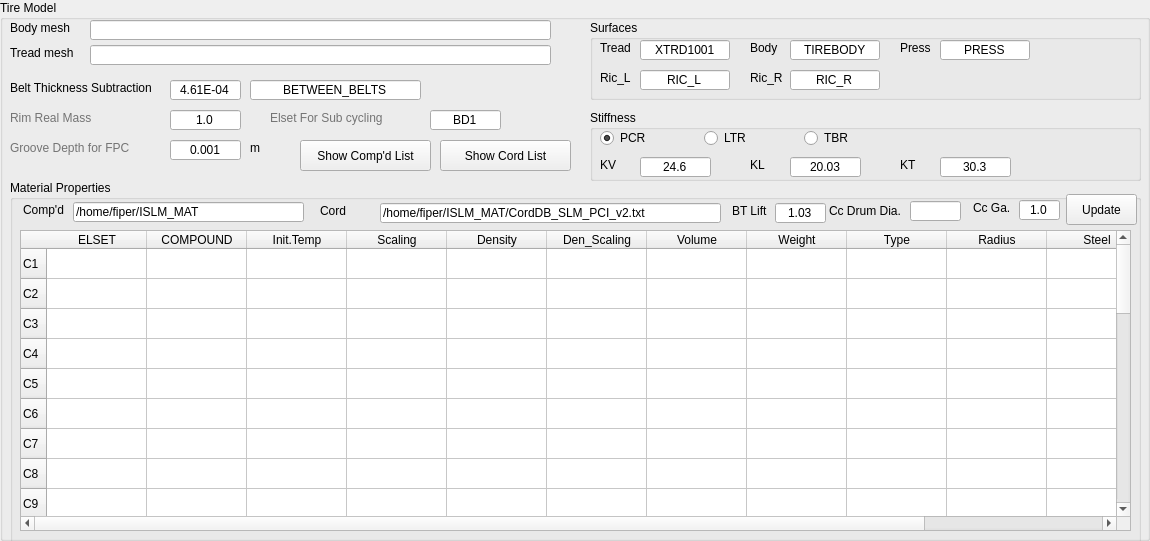
    <widget class="QGroupBox" name="groupBox_5">
     <property name="minimumSize">
      <size>
       <width>1150</width>
       <height>400</height>
      </size>
     </property>
     <property name="maximumSize">
      <size>
       <width>1150</width>
       <height>541</height>
      </size>
     </property>
     <property name="title">
      <string>Tire Model</string>
     </property>
     <widget class="QLineEdit" name="Edit_axiFile">
      <property name="geometry">
       <rect>
        <x>90</x>
        <y>20</y>
        <width>461</width>
        <height>20</height>
       </rect>
      </property>
     </widget>
     <widget class="QLabel" name="label_51">
      <property name="geometry">
       <rect>
        <x>10</x>
        <y>20</y>
        <width>81</width>
        <height>16</height>
       </rect>
      </property>
      <property name="text">
       <string>Body mesh</string>
      </property>
     </widget>
     <widget class="QLineEdit" name="Edit_trdFile">
      <property name="geometry">
       <rect>
        <x>90</x>
        <y>45</y>
        <width>461</width>
        <height>20</height>
       </rect>
      </property>
     </widget>
     <widget class="QLabel" name="label_52">
      <property name="geometry">
       <rect>
        <x>10</x>
        <y>45</y>
        <width>81</width>
        <height>16</height>
       </rect>
      </property>
      <property name="text">
       <string>Tread mesh</string>
      </property>
     </widget>
     <widget class="QGroupBox" name="groupBox_6">
      <property name="geometry">
       <rect>
        <x>590</x>
        <y>20</y>
        <width>551</width>
        <height>80</height>
       </rect>
      </property>
      <property name="title">
       <string>Surfaces</string>
      </property>
      <widget class="QLineEdit" name="Edit_Surf_XTRD">
       <property name="geometry">
        <rect>
         <x>50</x>
         <y>20</y>
         <width>90</width>
         <height>20</height>
        </rect>
       </property>
       <property name="text">
        <string>XTRD1001</string>
       </property>
       <property name="alignment">
        <set>Qt::AlignCenter</set>
       </property>
      </widget>
      <widget class="QLabel" name="label_53">
       <property name="geometry">
        <rect>
         <x>10</x>
         <y>20</y>
         <width>51</width>
         <height>16</height>
        </rect>
       </property>
       <property name="text">
        <string>Tread</string>
       </property>
      </widget>
      <widget class="QLineEdit" name="Edit_Surf_TireBody">
       <property name="geometry">
        <rect>
         <x>200</x>
         <y>20</y>
         <width>90</width>
         <height>20</height>
        </rect>
       </property>
       <property name="text">
        <string>TIREBODY</string>
       </property>
       <property name="alignment">
        <set>Qt::AlignCenter</set>
       </property>
      </widget>
      <widget class="QLabel" name="label_54">
       <property name="geometry">
        <rect>
         <x>160</x>
         <y>20</y>
         <width>51</width>
         <height>16</height>
        </rect>
       </property>
       <property name="text">
        <string>Body</string>
       </property>
      </widget>
      <widget class="QLabel" name="label_55">
       <property name="geometry">
        <rect>
         <x>310</x>
         <y>20</y>
         <width>51</width>
         <height>16</height>
        </rect>
       </property>
       <property name="text">
        <string>Press</string>
       </property>
      </widget>
      <widget class="QLineEdit" name="Edit_Surf_Press">
       <property name="geometry">
        <rect>
         <x>350</x>
         <y>20</y>
         <width>90</width>
         <height>20</height>
        </rect>
       </property>
       <property name="text">
        <string>PRESS</string>
       </property>
       <property name="alignment">
        <set>Qt::AlignCenter</set>
       </property>
      </widget>
      <widget class="QLineEdit" name="Edit_Surf_RicL">
       <property name="geometry">
        <rect>
         <x>50</x>
         <y>50</y>
         <width>90</width>
         <height>20</height>
        </rect>
       </property>
       <property name="text">
        <string>RIC_L</string>
       </property>
       <property name="alignment">
        <set>Qt::AlignCenter</set>
       </property>
      </widget>
      <widget class="QLabel" name="label_56">
       <property name="geometry">
        <rect>
         <x>10</x>
         <y>50</y>
         <width>51</width>
         <height>16</height>
        </rect>
       </property>
       <property name="text">
        <string>Ric_L</string>
       </property>
      </widget>
      <widget class="QLineEdit" name="Edit_Surf_RicR">
       <property name="geometry">
        <rect>
         <x>200</x>
         <y>50</y>
         <width>90</width>
         <height>20</height>
        </rect>
       </property>
       <property name="text">
        <string>RIC_R</string>
       </property>
       <property name="alignment">
        <set>Qt::AlignCenter</set>
       </property>
      </widget>
      <widget class="QLabel" name="label_57">
       <property name="geometry">
        <rect>
         <x>160</x>
         <y>50</y>
         <width>51</width>
         <height>16</height>
        </rect>
       </property>
       <property name="text">
        <string>Ric_R</string>
       </property>
      </widget>
     </widget>
     <widget class="QGroupBox" name="groupBox_7">
      <property name="geometry">
       <rect>
        <x>590</x>
        <y>110</y>
        <width>551</width>
        <height>71</height>
       </rect>
      </property>
      <property name="title">
       <string>Stiffness</string>
      </property>
      <widget class="QLineEdit" name="Edit_stiffness_KV">
       <property name="geometry">
        <rect>
         <x>50</x>
         <y>47</y>
         <width>71</width>
         <height>20</height>
        </rect>
       </property>
       <property name="text">
        <string>24.6</string>
       </property>
       <property name="alignment">
        <set>Qt::AlignCenter</set>
       </property>
      </widget>
      <widget class="QLabel" name="label_58">
       <property name="geometry">
        <rect>
         <x>10</x>
         <y>47</y>
         <width>31</width>
         <height>16</height>
        </rect>
       </property>
       <property name="text">
        <string>KV</string>
       </property>
      </widget>
      <widget class="QLineEdit" name="Edit_stiffness_KL">
       <property name="geometry">
        <rect>
         <x>200</x>
         <y>47</y>
         <width>71</width>
         <height>20</height>
        </rect>
       </property>
       <property name="text">
        <string>20.03</string>
       </property>
       <property name="alignment">
        <set>Qt::AlignCenter</set>
       </property>
      </widget>
      <widget class="QLabel" name="label_59">
       <property name="geometry">
        <rect>
         <x>160</x>
         <y>47</y>
         <width>21</width>
         <height>16</height>
        </rect>
       </property>
       <property name="text">
        <string>KL</string>
       </property>
      </widget>
      <widget class="QLabel" name="label_60">
       <property name="geometry">
        <rect>
         <x>310</x>
         <y>47</y>
         <width>31</width>
         <height>16</height>
        </rect>
       </property>
       <property name="text">
        <string>KT</string>
       </property>
      </widget>
      <widget class="QLineEdit" name="Edit_stiffness_KT">
       <property name="geometry">
        <rect>
         <x>350</x>
         <y>47</y>
         <width>71</width>
         <height>20</height>
        </rect>
       </property>
       <property name="text">
        <string>30.3</string>
       </property>
       <property name="alignment">
        <set>Qt::AlignCenter</set>
       </property>
      </widget>
      <widget class="QRadioButton" name="radio_PCR">
       <property name="geometry">
        <rect>
         <x>10</x>
         <y>20</y>
         <width>90</width>
         <height>16</height>
        </rect>
       </property>
       <property name="text">
        <string>PCR</string>
       </property>
       <property name="checked">
        <bool>true</bool>
       </property>
      </widget>
      <widget class="QRadioButton" name="radio_LTR">
       <property name="geometry">
        <rect>
         <x>114</x>
         <y>20</y>
         <width>90</width>
         <height>16</height>
        </rect>
       </property>
       <property name="text">
        <string>LTR</string>
       </property>
      </widget>
      <widget class="QRadioButton" name="radio_TBR">
       <property name="geometry">
        <rect>
         <x>214</x>
         <y>20</y>
         <width>90</width>
         <height>16</height>
        </rect>
       </property>
       <property name="text">
        <string>TBR</string>
       </property>
      </widget>
     </widget>
     <widget class="QLabel" name="label_61">
      <property name="geometry">
       <rect>
        <x>10</x>
        <y>110</y>
        <width>121</width>
        <height>16</height>
       </rect>
      </property>
      <property name="text">
       <string>&lt;html&gt;&lt;head/&gt;&lt;body&gt;&lt;p&gt;&lt;span style=&quot; color:#747474;&quot;&gt;Rim Real Mass &lt;/span&gt;&lt;/p&gt;&lt;/body&gt;&lt;/html&gt;</string>
      </property>
     </widget>
     <widget class="QLineEdit" name="Edit_RimMass">
      <property name="geometry">
       <rect>
        <x>170</x>
        <y>110</y>
        <width>71</width>
        <height>20</height>
       </rect>
      </property>
      <property name="toolTip">
       <string>&lt;html&gt;&lt;head/&gt;&lt;body&gt;&lt;p&gt;RIM=1.0&lt;/p&gt;&lt;p&gt;LAT100=0.05&lt;/p&gt;&lt;p&gt;NPT=1.0&lt;/p&gt;&lt;/body&gt;&lt;/html&gt;</string>
      </property>
      <property name="text">
       <string>1.0</string>
      </property>
      <property name="alignment">
       <set>Qt::AlignCenter</set>
      </property>
     </widget>
     <widget class="QLineEdit" name="Edit_SubCycling">
      <property name="geometry">
       <rect>
        <x>430</x>
        <y>110</y>
        <width>71</width>
        <height>20</height>
       </rect>
      </property>
      <property name="text">
       <string>BD1</string>
      </property>
      <property name="alignment">
       <set>Qt::AlignCenter</set>
      </property>
     </widget>
     <widget class="QLabel" name="label_62">
      <property name="geometry">
       <rect>
        <x>270</x>
        <y>110</y>
        <width>141</width>
        <height>16</height>
       </rect>
      </property>
      <property name="text">
       <string>&lt;html&gt;&lt;head/&gt;&lt;body&gt;&lt;p&gt;&lt;span style=&quot; color:#747474;&quot;&gt;Elset For Sub cycling&lt;/span&gt;&lt;/p&gt;&lt;/body&gt;&lt;/html&gt;</string>
      </property>
     </widget>
     <widget class="QLineEdit" name="Edit_FPC_depth">
      <property name="geometry">
       <rect>
        <x>170</x>
        <y>140</y>
        <width>71</width>
        <height>20</height>
       </rect>
      </property>
      <property name="text">
       <string>0.001</string>
      </property>
      <property name="alignment">
       <set>Qt::AlignCenter</set>
      </property>
     </widget>
     <widget class="QLabel" name="label_63">
      <property name="geometry">
       <rect>
        <x>10</x>
        <y>140</y>
        <width>141</width>
        <height>16</height>
       </rect>
      </property>
      <property name="text">
       <string>&lt;html&gt;&lt;head/&gt;&lt;body&gt;&lt;p&gt;&lt;span style=&quot; color:#747474;&quot;&gt;Groove Depth for FPC&lt;/span&gt;&lt;/p&gt;&lt;/body&gt;&lt;/html&gt;</string>
      </property>
     </widget>
     <widget class="QLabel" name="label_64">
      <property name="geometry">
       <rect>
        <x>250</x>
        <y>140</y>
        <width>31</width>
        <height>16</height>
       </rect>
      </property>
      <property name="text">
       <string>m</string>
      </property>
     </widget>
     <widget class="QGroupBox" name="groupBox_9">
      <property name="geometry">
       <rect>
        <x>10</x>
        <y>180</y>
        <width>1131</width>
        <height>471</height>
       </rect>
      </property>
      <property name="title">
       <string>Material Properties</string>
      </property>
      <widget class="QLineEdit" name="Edit_materialPosition">
       <property name="geometry">
        <rect>
         <x>63</x>
         <y>22</y>
         <width>231</width>
         <height>20</height>
        </rect>
       </property>
       <property name="text">
        <string>/home/fiper/ISLM_MAT</string>
       </property>
      </widget>
      <widget class="QLabel" name="label_74">
       <property name="geometry">
        <rect>
         <x>13</x>
         <y>22</y>
         <width>51</width>
         <height>16</height>
        </rect>
       </property>
       <property name="text">
        <string>Comp'd</string>
       </property>
      </widget>
      <widget class="QLineEdit" name="Edit_cordFile">
       <property name="geometry">
        <rect>
         <x>370</x>
         <y>23</y>
         <width>341</width>
         <height>20</height>
        </rect>
       </property>
       <property name="text">
        <string>/home/fiper/ISLM_MAT/CordDB_SLM_PCI_v2.txt</string>
       </property>
      </widget>
      <widget class="QLabel" name="label_75">
       <property name="geometry">
        <rect>
         <x>310</x>
         <y>23</y>
         <width>61</width>
         <height>16</height>
        </rect>
       </property>
       <property name="text">
        <string>Cord</string>
       </property>
      </widget>
      <widget class="QTableWidget" name="tableWidget">
       <property name="geometry">
        <rect>
         <x>10</x>
         <y>50</y>
         <width>551</width>
         <height>251</height>
        </rect>
       </property>
      </widget>
      <widget class="QTableWidget" name="tableWidget_2">
       <property name="geometry">
        <rect>
         <x>10</x>
         <y>50</y>
         <width>1111</width>
         <height>301</height>
        </rect>
       </property>
       <row>
        <property name="text">
         <string>C1</string>
        </property>
       </row>
       <row>
        <property name="text">
         <string>C2</string>
        </property>
       </row>
       <row>
        <property name="text">
         <string>C3</string>
        </property>
       </row>
       <row>
        <property name="text">
         <string>C4</string>
        </property>
       </row>
       <row>
        <property name="text">
         <string>C5</string>
        </property>
       </row>
       <row>
        <property name="text">
         <string>C6</string>
        </property>
       </row>
       <row>
        <property name="text">
         <string>C7</string>
        </property>
       </row>
       <row>
        <property name="text">
         <string>C8</string>
        </property>
       </row>
       <row>
        <property name="text">
         <string>C9</string>
        </property>
       </row>
       <row>
        <property name="text">
         <string>C10</string>
        </property>
       </row>
       <row>
        <property name="text">
         <string>C11</string>
        </property>
       </row>
       <row>
        <property name="text">
         <string>C12</string>
        </property>
       </row>
       <row>
        <property name="text">
         <string>C13</string>
        </property>
       </row>
       <row>
        <property name="text">
         <string>C14</string>
        </property>
       </row>
       <row>
        <property name="text">
         <string>C15</string>
        </property>
       </row>
       <row>
        <property name="text">
         <string>C16</string>
        </property>
       </row>
       <row>
        <property name="text">
         <string>C17</string>
        </property>
       </row>
       <row>
        <property name="text">
         <string>C18</string>
        </property>
       </row>
       <row>
        <property name="text">
         <string>C19</string>
        </property>
       </row>
       <row>
        <property name="text">
         <string>C20</string>
        </property>
       </row>
       <row>
        <property name="text">
         <string>C21</string>
        </property>
       </row>
       <row>
        <property name="text">
         <string>C22</string>
        </property>
       </row>
       <row>
        <property name="text">
         <string>C23</string>
        </property>
       </row>
       <row>
        <property name="text">
         <string>C24</string>
        </property>
       </row>
       <row>
        <property name="text">
         <string>C25</string>
        </property>
       </row>
       <row>
        <property name="text">
         <string>C26</string>
        </property>
       </row>
       <row>
        <property name="text">
         <string>C27</string>
        </property>
       </row>
       <row>
        <property name="text">
         <string>C28</string>
        </property>
       </row>
       <row>
        <property name="text">
         <string>C29</string>
        </property>
       </row>
       <row>
        <property name="text">
         <string>C30</string>
        </property>
       </row>
       <column>
        <property name="text">
         <string>ELSET</string>
        </property>
        <property name="font">
         <font>
          <stylestrategy>PreferAntialias</stylestrategy>
         </font>
        </property>
       </column>
       <column>
        <property name="text">
         <string>COMPOUND</string>
        </property>
       </column>
       <column>
        <property name="text">
         <string>Init.Temp</string>
        </property>
       </column>
       <column>
        <property name="text">
         <string>Scaling</string>
        </property>
       </column>
       <column>
        <property name="text">
         <string>Density</string>
        </property>
       </column>
       <column>
        <property name="text">
         <string>Den_Scaling</string>
        </property>
       </column>
       <column>
        <property name="text">
         <string>Volume</string>
        </property>
       </column>
       <column>
        <property name="text">
         <string>Weight</string>
        </property>
       </column>
       <column>
        <property name="text">
         <string>Type</string>
        </property>
       </column>
       <column>
        <property name="text">
         <string>Radius</string>
        </property>
       </column>
       <column>
        <property name="text">
         <string>Steel</string>
        </property>
       </column>
       <column>
        <property name="text">
         <string>Angle</string>
        </property>
       </column>
      </widget>
      <widget class="QLineEdit" name="Edit_beltLift">
       <property name="geometry">
        <rect>
         <x>765</x>
         <y>23</y>
         <width>51</width>
         <height>20</height>
        </rect>
       </property>
       <property name="text">
        <string>1.03</string>
       </property>
       <property name="alignment">
        <set>Qt::AlignCenter</set>
       </property>
      </widget>
      <widget class="QLabel" name="label_77">
       <property name="geometry">
        <rect>
         <x>722</x>
         <y>23</y>
         <width>41</width>
         <height>16</height>
        </rect>
       </property>
       <property name="text">
        <string>BT Lift</string>
       </property>
      </widget>
      <widget class="QLineEdit" name="Edit_CcDrumDia">
       <property name="geometry">
        <rect>
         <x>900</x>
         <y>21</y>
         <width>51</width>
         <height>20</height>
        </rect>
       </property>
       <property name="text">
        <string/>
       </property>
       <property name="alignment">
        <set>Qt::AlignCenter</set>
       </property>
      </widget>
      <widget class="QLabel" name="label_78">
       <property name="geometry">
        <rect>
         <x>819</x>
         <y>23</y>
         <width>81</width>
         <height>16</height>
        </rect>
       </property>
       <property name="text">
        <string>Cc Drum Dia.</string>
       </property>
      </widget>
      <widget class="QPushButton" name="push_caculation">
       <property name="geometry">
        <rect>
         <x>1056</x>
         <y>14</y>
         <width>71</width>
         <height>31</height>
        </rect>
       </property>
       <property name="text">
        <string>Update</string>
       </property>
      </widget>
      <widget class="QLineEdit" name="Edit_CcGa">
       <property name="geometry">
        <rect>
         <x>1009</x>
         <y>20</y>
         <width>41</width>
         <height>20</height>
        </rect>
       </property>
       <property name="text">
        <string>1.0</string>
       </property>
       <property name="alignment">
        <set>Qt::AlignCenter</set>
       </property>
      </widget>
      <widget class="QLabel" name="label_ccGa">
       <property name="geometry">
        <rect>
         <x>963</x>
         <y>20</y>
         <width>41</width>
         <height>16</height>
        </rect>
       </property>
       <property name="text">
        <string>Cc Ga.</string>
       </property>
      </widget>
     </widget>
     <widget class="QLabel" name="label_76">
      <property name="geometry">
       <rect>
        <x>10</x>
        <y>80</y>
        <width>161</width>
        <height>16</height>
       </rect>
      </property>
      <property name="text">
       <string>Belt Thickness Subtraction</string>
      </property>
     </widget>
     <widget class="QLineEdit" name="Edit_beltThickSubtraction">
      <property name="geometry">
       <rect>
        <x>170</x>
        <y>80</y>
        <width>71</width>
        <height>20</height>
       </rect>
      </property>
      <property name="toolTip">
       <string>&lt;html&gt;&lt;head/&gt;&lt;body&gt;&lt;p&gt;Unit :[m]&lt;/p&gt;&lt;/body&gt;&lt;/html&gt;</string>
      </property>
      <property name="text">
       <string>4.61E-04</string>
      </property>
      <property name="alignment">
       <set>Qt::AlignCenter</set>
      </property>
     </widget>
     <widget class="QLineEdit" name="Edit_BetweenBelts">
      <property name="geometry">
       <rect>
        <x>250</x>
        <y>80</y>
        <width>171</width>
        <height>20</height>
       </rect>
      </property>
      <property name="text">
       <string>BETWEEN_BELTS</string>
      </property>
      <property name="alignment">
       <set>Qt::AlignCenter</set>
      </property>
     </widget>
     <widget class="QPushButton" name="push_showCompd">
      <property name="geometry">
       <rect>
        <x>300</x>
        <y>140</y>
        <width>131</width>
        <height>31</height>
       </rect>
      </property>
      <property name="text">
       <string>Show Comp'd List</string>
      </property>
     </widget>
     <widget class="QPushButton" name="push_showCord">
      <property name="geometry">
       <rect>
        <x>440</x>
        <y>140</y>
        <width>131</width>
        <height>31</height>
       </rect>
      </property>
      <property name="text">
       <string>Show Cord List</string>
      </property>
     </widget>
    </widget>
